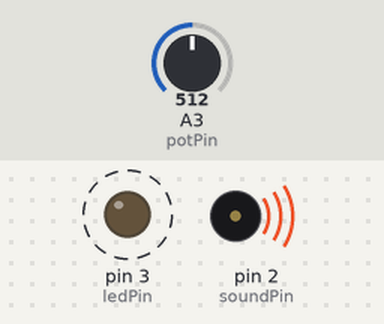
This sketch was run on a simulated Arduino Uno, built with avr-gcc and run on an emulated ATmega328P. Parts: output pins drawn as LEDs (lit = HIGH), buzzer (waves = sounding). Dashed ring = blinking. Inputs (shaded band) come from the test bench; at power-on: A3 (potPin) = 512. What the sketch prints to the serial monitor is not drawn.

Above: at 0.5 s.
Timing chart, 0 to 3.0 s (numbered marks = the images above):
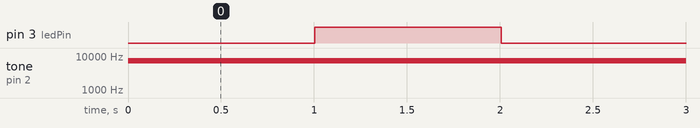

Measured:
- by itself, pin 3 (ledPin): alternates HIGH for 1.0 s and LOW for 1.0 s
- by itself, tone on pin 2 (soundPin): silent → 7252 Hz at 0.00 s

The sketch:

monosov_2.2.ino
```cpp
int ledPin = 3;
int soundPin = 2;
int potPin = 3;

int ledState = LOW;
long previousMillis = 0;
long interval = 1000;

void setup() {
  // initialize serial communications:
  Serial.begin(9600);
  pinMode (soundPin, OUTPUT);
  pinMode (ledPin, OUTPUT);
}

void loop() {
  // read the sensor:
  int sensorReading = analogRead(potPin);
  // print the sensor reading
  Serial.println(sensorReading);

  int thisPitch = map(sensorReading, 0, 1023, 4500, 10000);

  // play
  tone(soundPin, thisPitch, 10);
  //delay(1);        // delay in between reads for stability

unsigned long currentMillis = millis();

if (currentMillis - previousMillis > interval) {
  previousMillis = currentMillis;

   if (ledState == LOW)
    ledState = HIGH;
    else
    ledState = LOW;
    digitalWrite(ledPin, ledState);
    }
}
```
